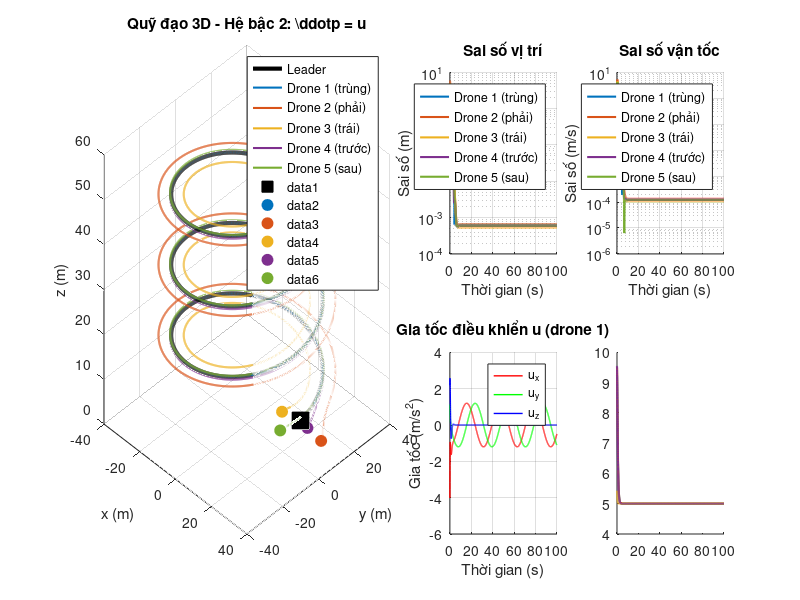

This chart was generated by the following MATLAB code: (Note: this script raises an error after producing the figure.)
%% Mô phỏng 5 drone với mô hình bậc 2: p_ddot = u
% Drone 1: bám leader (offset [0;0;0])
% 4 drone còn lại: 4 vị trí trong không gian cục bộ

clear all; close all; clc;

%% 1. THAM SỐ MÔ PHỎNG
dt = 0.02;               % bước thời gian nhỏ hơn cho hệ bậc 2
T = 100;
t = 0:dt:T;
n_steps = length(t);

% Tham số quỹ đạo xoắn ốc
R = 30;                  % bán kính
omega = 0.2;             % tốc độ góc
vz = 0.5;                % vận tốc leo
z0 = 10;                 % độ cao ban đầu

%% 2. TẠO QUỸ ĐẠO LEADER (và đạo hàm cấp 1, cấp 2)
% Vị trí
x_leader = R * cos(omega * t);
y_leader = R * sin(omega * t);
z_leader = z0 + vz * t;

% Vận tốc (đạo hàm cấp 1)
vx_leader = -R * omega * sin(omega * t);
vy_leader = R * omega * cos(omega * t);
vz_leader = vz * ones(1, n_steps);

% Gia tốc (đạo hàm cấp 2)
ax_leader = -R * omega^2 * cos(omega * t);
ay_leader = -R * omega^2 * sin(omega * t);
az_leader = zeros(1, n_steps);

% Góc yaw
psi_leader = atan2(y_leader, x_leader);

p_leader = [x_leader; y_leader; z_leader];
v_leader = [vx_leader; vy_leader; vz_leader];
a_leader = [ax_leader; ay_leader; az_leader];

%% 3. OFFSET TRONG BODY FRAME
offset = 5;
offsets_body = [0, 0, 0;
                offset, 0, 0;
                -offset, 0, 0;
                0, offset, 0;
                0, -offset, 0]';  % 3x5

N = 5;
drone_names = {'Drone 1 (trùng)', 'Drone 2 (phải)', 'Drone 3 (trái)', ...
               'Drone 4 (trước)', 'Drone 5 (sau)'};

%% 4. TÍNH QUỸ ĐẠO MONG MUỐN (p*, v*, a*)
p_star = zeros(3, N, n_steps);
v_star = zeros(3, N, n_steps);
a_star = zeros(3, N, n_steps);

for k = 1:n_steps
    psi = psi_leader(k);
    dpsi = omega;  % đạo hàm của psi (với quỹ đạo tròn)
    
    % Ma trận xoay và đạo hàm của nó
    R_psi = [cos(psi), -sin(psi), 0;
             sin(psi), cos(psi), 0;
             0, 0, 1];
    
    R_dot = dpsi * [-sin(psi), -cos(psi), 0;
                     cos(psi), -sin(psi), 0;
                     0, 0, 0];
    
    R_ddot = dpsi^2 * [-cos(psi), sin(psi), 0;
                        -sin(psi), -cos(psi), 0;
                        0, 0, 0];
    
    for i = 1:N
        offset_body = offsets_body(:,i);
        
        % Vị trí mong muốn
        offset_world = R_psi * offset_body;
        p_star(:,i,k) = p_leader(:,k) + offset_world;
        
        % Vận tốc mong muốn (đạo hàm)
        offset_world_dot = R_dot * offset_body;
        v_star(:,i,k) = v_leader(:,k) + offset_world_dot;
        
        % Gia tốc mong muốn (đạo hàm cấp 2)
        offset_world_ddot = R_ddot * offset_body;
        a_star(:,i,k) = a_leader(:,k) + offset_world_ddot;
    end
end

%% 5. THIẾT LẬP MA TRẬN KẾT NỐI
A_adj = ones(N,N) - eye(N);
a_ij = 0.5;

global L;
L = zeros(N,N);
for i = 1:N
    for j = 1:N
        if i ~= j && A_adj(i,j) == 1
            L(i,i) = L(i,i) + a_ij;
            L(i,j) = -a_ij;
        end
    end
end

%% 6. THAM SỐ ĐIỀU KHIỂN CHO HỆ BẬC 2
kp = 4.0;    % hệ số P (vị trí)
kd = 3.0;    % hệ số D (vận tốc)

%% 7. KHỞI TẠO TRẠNG THÁI DRONE
p_drone = zeros(3, N, n_steps);
v_drone = zeros(3, N, n_steps);

rng(42);
for i = 1:N
    p_drone(:,i,1) = p_star(:,i,1) + 3 * randn(3,1);
    v_drone(:,i,1) = v_star(:,i,1) + 0.5 * randn(3,1);
end

% Drone 1 gần leader hơn
p_drone(:,1,1) = p_leader(:,1) + 0.5 * randn(3,1);

%% 8. VÒNG LẬP MÔ PHỎNG - HỆ BẬC 2
fprintf('Đang mô phỏng hệ bậc 2 (p_ddot = u)...\n');

for k = 1:n_steps-1
    p_current = p_drone(:,:,k);
    v_current = v_drone(:,:,k);
    
    p_star_k = p_star(:,:,k);
    v_star_k = v_star(:,:,k);
    a_star_k = a_star(:,:,k);
    
    % Sai số
    e_p = p_star_k - p_current;
    e_v = v_star_k - v_current;
    
    % Tính u (gia tốc điều khiển)
    u = zeros(3, N);
    
    for i = 1:N
        % PD + feedforward
        u(:,i) = kp * e_p(:,i) + kd * e_v(:,i) + a_star_k(:,i);
        
        % Consensus trên sai số
        for j = 1:N
            if i ~= j
                u(:,i) = u(:,i) - a_ij * ((e_p(:,j) - e_p(:,i)) + (e_v(:,j) - e_v(:,i)));
            end
        end
    end
    
    % Tích phân: cập nhật vận tốc và vị trí
    v_drone(:,:,k+1) = v_current + dt * u;
    p_drone(:,:,k+1) = p_current + dt * v_current + 0.5 * dt^2 * u;
end

%% 9. VẼ KẾT QUẢ
figure('Position', [50, 50, 1600, 900]);

% Plot 1: Quỹ đạo 3D
subplot(2,4,[1,2,5,6]);
hold on;

% Vẽ quỹ đạo leader
plot3(p_leader(1,:), p_leader(2,:), p_leader(3,:), 'k-', 'LineWidth', 3, 'DisplayName', 'Leader');

% Vẽ quỹ đạo drone
colors = lines(N);
for i = 1:N
    plot3(squeeze(p_drone(1,i,:)), squeeze(p_drone(2,i,:)), squeeze(p_drone(3,i,:)), ...
          'Color', colors(i,:), 'LineWidth', 1.5, 'DisplayName', drone_names{i});
end

% Điểm đầu
plot3(p_leader(1,1), p_leader(2,1), p_leader(3,1), 'ks', 'MarkerSize', 12, 'MarkerFaceColor', 'k');
for i = 1:N
    plot3(p_drone(1,i,1), p_drone(2,i,1), p_drone(3,i,1), 'o', 'Color', colors(i,:), ...
          'MarkerSize', 8, 'MarkerFaceColor', colors(i,:));
end

xlabel('x (m)'); ylabel('y (m)'); zlabel('z (m)');
title('Quỹ đạo 3D - Hệ bậc 2: \ddot{p} = u');
legend('Location', 'best');
grid on; view(45, 30);

% Plot 2: Sai số vị trí
subplot(2,4,3);
hold on;
for i = 1:N
    error_p = zeros(1, n_steps);
    for k = 1:n_steps
        error_p(k) = norm(p_star(:,i,k) - p_drone(:,i,k));
    end
    semilogy(t, error_p, 'Color', colors(i,:), 'LineWidth', 1.5);
end
xlabel('Thời gian (s)'); ylabel('Sai số (m)');
title('Sai số vị trí');
grid on; legend(drone_names, 'Location', 'best');

% Plot 3: Sai số vận tốc
subplot(2,4,4);
hold on;
for i = 1:N
    error_v = zeros(1, n_steps);
    for k = 1:n_steps
        error_v(k) = norm(v_star(:,i,k) - v_drone(:,i,k));
    end
    semilogy(t, error_v, 'Color', colors(i,:), 'LineWidth', 1.5);
end
xlabel('Thời gian (s)'); ylabel('Sai số (m/s)');
title('Sai số vận tốc');
grid on; legend(drone_names, 'Location', 'best');

% Plot 4: Gia tốc u (minh họa cho drone 1)
subplot(2,4,7);
hold on;
u_drone1 = diff(v_drone(:,1,:), 1, 3) / dt;
u_drone1 = squeeze(u_drone1);
plot(t(1:end-1), u_drone1(1,:), 'r-', 'LineWidth', 1);
plot(t(1:end-1), u_drone1(2,:), 'g-', 'LineWidth', 1);
plot(t(1:end-1), u_drone1(3,:), 'b-', 'LineWidth', 1);
xlabel('Thời gian (s)'); ylabel('Gia tốc (m/s^2)');
title('Gia tốc điều khiển u (drone 1)');
legend({'u_x', 'u_y', 'u_z'});
grid on;

% Plot 5: Khoảng cách giữa các drone
subplot(2,4,8);
hold on;
dist_pairs = {[1,2], [1,3], [1,4], [1,5]};
for p = 1:4
    i = dist_pairs{p}(1);
    j = dist_pairs{p}(2);
    dist = zeros(1, n_steps);
    for k = 1:n_steps
        dist(k) = norm(p_drone(:,i,k) - p_drone(:,j,k));
    end
    plot(t, dist, 'LineWidth', 1.5, 'DisplayName', sprintf('Drone %d-%d', i, j));
end
% Khoảng cách mong muốn
yline(offset, 'k--', 'LineWidth', 1.5, 'DisplayName', 'Mong muốn');
xlabel('Thời gian (s)'); ylabel('Khoảng cách (m)');
title('Khoảng cách giữa các drone');
legend('Location', 'best');
grid on;

sgtitle('Mô phỏng hệ bậc 2 với 5 drone', 'FontSize', 16);

%% 10. SO SÁNH VỚI HỆ BẬC 1
fprintf('\n=== SO SÁNH VỚI HỆ BẬC 1 ===\n');
fprintf('Hệ bậc 1 (p_dot = u):\n');
fprintf('  - Điều khiển vận tốc trực tiếp\n');
fprintf('  - Đáp ứng tức thời, không quán tính\n');
fprintf('  - Dễ implement nhưng ít thực tế\n\n');

fprintf('Hệ bậc 2 (p_ddot = u):\n');
fprintf('  - Điều khiển gia tốc\n');
fprintf('  - Có quán tính, thực tế hơn\n');
fprintf('  - Cần thêm thành phần D (vận tốc) trong luật điều khiển\n');
fprintf('  - Cần đạo hàm cấp 1,2 của quỹ đạo mong muốn\n');

%% 11. TÍNH TOÁN THỐNG KÊ
fprintf('\n=== SAI SỐ CUỐI CÙNG (t = %.1f s) ===\n', T);
for i = 1:N
    error_p_final = norm(p_star(:,i,end) - p_drone(:,i,end));
    error_v_final = norm(v_star(:,i,end) - v_drone(:,i,end));
    fprintf('Drone %d: e_p = %.4f m, e_v = %.4f m/s\n', i, error_p_final, error_v_final);
end
